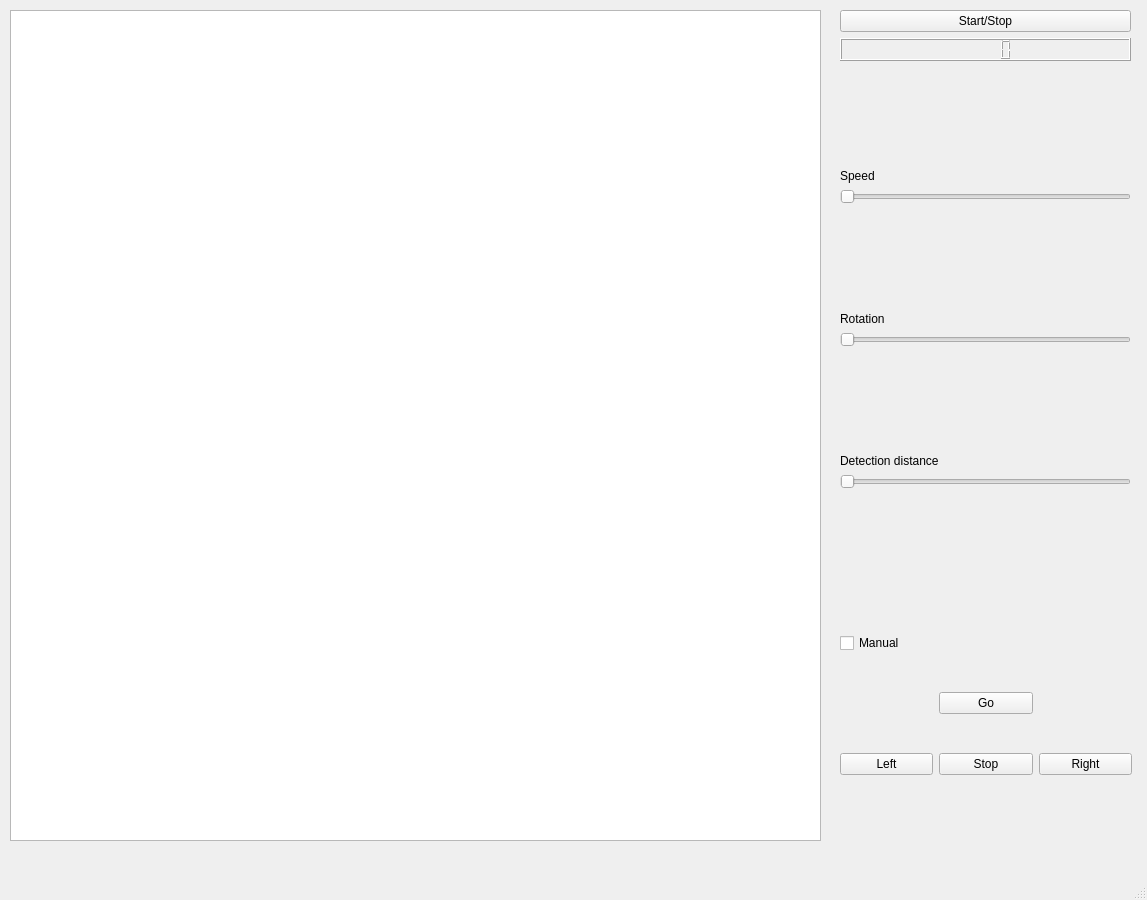
<?xml version="1.0" encoding="UTF-8"?>
<ui version="4.0">
 <class>MainWindow</class>
 <widget class="QMainWindow" name="MainWindow">
  <property name="geometry">
   <rect>
    <x>0</x>
    <y>0</y>
    <width>1147</width>
    <height>900</height>
   </rect>
  </property>
  <property name="minimumSize">
   <size>
    <width>1</width>
    <height>1</height>
   </size>
  </property>
  <property name="windowTitle">
   <string>MainWindow</string>
  </property>
  <widget class="QWidget" name="centralwidget">
   <widget class="QGraphicsView" name="graphicsView">
    <property name="geometry">
     <rect>
      <x>10</x>
      <y>10</y>
      <width>811</width>
      <height>831</height>
     </rect>
    </property>
   </widget>
   <widget class="QWidget" name="verticalLayoutWidget">
    <property name="geometry">
     <rect>
      <x>840</x>
      <y>10</y>
      <width>291</width>
      <height>581</height>
     </rect>
    </property>
    <layout class="QVBoxLayout" name="verticalLayout">
     <item>
      <widget class="QPushButton" name="StartStopSimulationButton">
       <property name="text">
        <string>Start/Stop</string>
       </property>
      </widget>
     </item>
     <item>
      <widget class="QLCDNumber" name="timeElapsedLCD"/>
     </item>
     <item>
      <spacer name="verticalSpacer_3">
       <property name="orientation">
        <enum>Qt::Vertical</enum>
       </property>
       <property name="sizeHint" stdset="0">
        <size>
         <width>20</width>
         <height>40</height>
        </size>
       </property>
      </spacer>
     </item>
     <item>
      <widget class="QLabel" name="label_3">
       <property name="text">
        <string>Speed</string>
       </property>
      </widget>
     </item>
     <item>
      <widget class="QSlider" name="SpeedSlider">
       <property name="orientation">
        <enum>Qt::Horizontal</enum>
       </property>
      </widget>
     </item>
     <item>
      <spacer name="verticalSpacer_2">
       <property name="orientation">
        <enum>Qt::Vertical</enum>
       </property>
       <property name="sizeHint" stdset="0">
        <size>
         <width>20</width>
         <height>40</height>
        </size>
       </property>
      </spacer>
     </item>
     <item>
      <widget class="QLabel" name="label_2">
       <property name="text">
        <string>Rotation</string>
       </property>
      </widget>
     </item>
     <item>
      <widget class="QSlider" name="RotationSlider">
       <property name="orientation">
        <enum>Qt::Horizontal</enum>
       </property>
      </widget>
     </item>
     <item>
      <spacer name="verticalSpacer_4">
       <property name="orientation">
        <enum>Qt::Vertical</enum>
       </property>
       <property name="sizeHint" stdset="0">
        <size>
         <width>20</width>
         <height>40</height>
        </size>
       </property>
      </spacer>
     </item>
     <item>
      <widget class="QLabel" name="label">
       <property name="text">
        <string>Detection distance</string>
       </property>
      </widget>
     </item>
     <item>
      <widget class="QSlider" name="distanceSlider">
       <property name="orientation">
        <enum>Qt::Horizontal</enum>
       </property>
      </widget>
     </item>
     <item>
      <spacer name="verticalSpacer">
       <property name="orientation">
        <enum>Qt::Vertical</enum>
       </property>
       <property name="sizeHint" stdset="0">
        <size>
         <width>20</width>
         <height>40</height>
        </size>
       </property>
      </spacer>
     </item>
    </layout>
   </widget>
   <widget class="QWidget" name="gridLayoutWidget">
    <property name="geometry">
     <rect>
      <x>840</x>
      <y>600</y>
      <width>292</width>
      <height>211</height>
     </rect>
    </property>
    <layout class="QGridLayout" name="gridLayout">
     <item row="0" column="0">
      <widget class="QCheckBox" name="manualOverride">
       <property name="text">
        <string>Manual </string>
       </property>
      </widget>
     </item>
     <item row="1" column="1">
      <widget class="QPushButton" name="forwardButton">
       <property name="text">
        <string>Go</string>
       </property>
      </widget>
     </item>
     <item row="2" column="0">
      <widget class="QPushButton" name="rotateLeftButton">
       <property name="text">
        <string>Left</string>
       </property>
      </widget>
     </item>
     <item row="2" column="1">
      <widget class="QPushButton" name="stopActionButton">
       <property name="text">
        <string>Stop</string>
       </property>
      </widget>
     </item>
     <item row="2" column="2">
      <widget class="QPushButton" name="rotateRightButton">
       <property name="text">
        <string>Right</string>
       </property>
      </widget>
     </item>
    </layout>
   </widget>
  </widget>
  <widget class="QMenuBar" name="menubar">
   <property name="geometry">
    <rect>
     <x>0</x>
     <y>0</y>
     <width>1147</width>
     <height>22</height>
    </rect>
   </property>
  </widget>
  <widget class="QStatusBar" name="statusbar"/>
 </widget>
 <tabstops>
  <tabstop>graphicsView</tabstop>
  <tabstop>SpeedSlider</tabstop>
  <tabstop>RotationSlider</tabstop>
  <tabstop>distanceSlider</tabstop>
  <tabstop>manualOverride</tabstop>
  <tabstop>forwardButton</tabstop>
  <tabstop>rotateLeftButton</tabstop>
  <tabstop>stopActionButton</tabstop>
  <tabstop>rotateRightButton</tabstop>
 </tabstops>
 <resources/>
 <connections/>
</ui>
